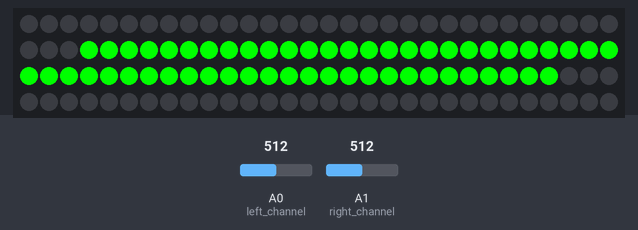
Recording of a sketch running on a simulated Arduino Uno, built with avr-gcc and run on an emulated ATmega328P. Shown: 120 RGB LEDs in strip order, left to right, continuing on the next row. The inputs (shaded band) are chosen by the test bench; at power-on: A0 (left_channel) = 512, A1 (right_channel) = 512.

Above: at 1.26 s.
1.3 s: A0 (left_channel) set to 306
At 1.59 s:
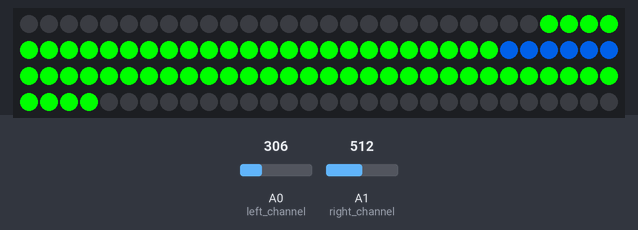
2.9 s: A1 (right_channel) set to 160
At 2.94 s:
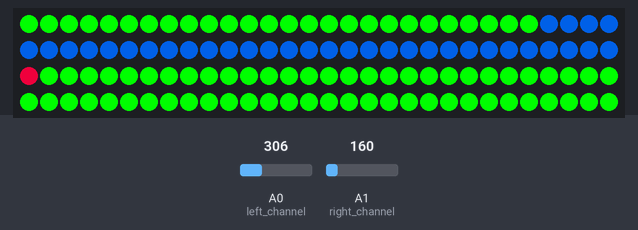
4.5 s: A1 (right_channel) set to 180
At 4.52 s:
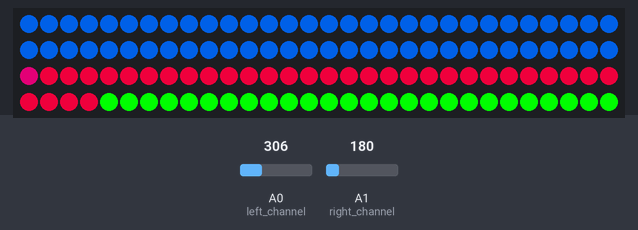
6.1 s: A0 (left_channel) set to 75
At 6.11 s:
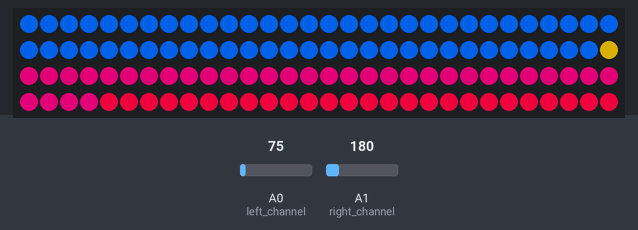
7.7 s: A0 (left_channel) set to 0
At 7.75 s:
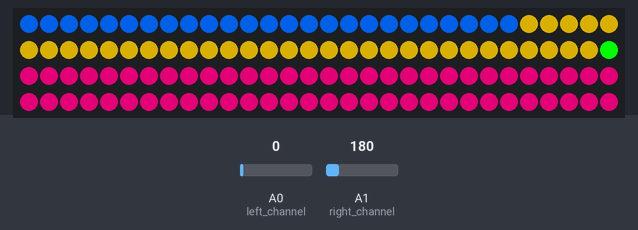
9.3 s: A1 (right_channel) set to 122
At 12.8 s:
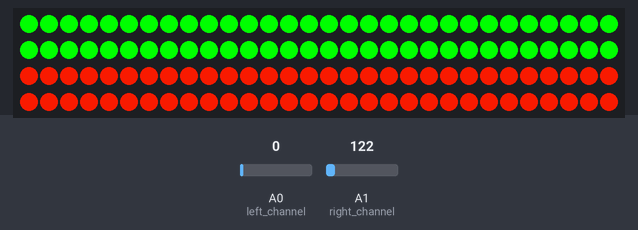

Measured:
- after the input at 1.3 s, the LEDs: first differ from a run without the input after 0.05 s (image 1 shows a later state)
- after the input at 2.9 s, the LEDs: change at once (image 2)
- after the input at 4.5 s, the LEDs: change at once (image 3)
- after the input at 6.1 s, the LEDs: change at once (image 4)
- after the input at 7.7 s, the LEDs: change at once (image 5)
- after the input at 9.3 s, the LEDs: first change at once (image 6 shows a later state)

The sketch:

Neopixel_Sound_Analyser_120_LED.ino
```cpp
#include <Adafruit_NeoPixel.h>

#define PIN 6
int left_channel = 0;
int right_channel = 1;
const int length = 120;
const int half = length/2;
Adafruit_NeoPixel strip = Adafruit_NeoPixel(120, PIN, NEO_GRB + NEO_KHZ800);
uint32_t left_array[half];
uint32_t right_array[half];
void setup() {

   for(int i=0; i<half;i++)
  {
    left_array[i] = 0;
    right_array[i] = 0;
  }
  strip.begin();
  strip.show(); // Initialize all pixels to 'off'
}

void loop() {
  // Some example procedures showing how to display to the pixels:
   //Set the hue (0-255) and 24-bit color depending on left channel value
  byte hue_left = constrain(map(analogRead(left_channel), 0, 400, 0, 255), 0, 255);
  uint32_t color_left = Wheel(hue_left);

  //Set the hue (0-255) and 24-bit color depending on right channel value
  byte hue_right = constrain(map(analogRead(right_channel), 0, 400, 0, 255), 0, 255);
  uint32_t color_right = Wheel(hue_right);

  //Shift the current values.
  for (int i = 0; i<half-1; i++)
  {
    left_array[i] = left_array[i+1];
    right_array[i] = right_array[i+1];
  }

  //Fill in the new value at the end of each array
  left_array[half-1] = color_left;
  right_array[half-1] = color_right;

  //Go through each Pixel on the strip and set its color
  for (int i=0; i<half; i++)
  {
    //set pixel color
    strip.setPixelColor(i, left_array[i]);
    strip.setPixelColor(length-i-1, right_array[i]);
  }


  //Display the new values
  strip.show();

  //sample delay
  delay(40);
}

// Fill the dots one after the other with a color
void colorWipe(uint32_t c, uint8_t wait) {
  for(uint16_t i=0; i<strip.numPixels(); i++) {
      strip.setPixelColor(i, c);
      strip.show();
      delay(wait);
  }
}

void rainbow(uint8_t wait) {
  uint16_t i, j;

  for(j=0; j<256; j++) {
    for(i=0; i<strip.numPixels(); i++) {
      strip.setPixelColor(i, Wheel((i+j) & 255));
    }
    strip.show();
    delay(wait);
  }
}
uint32_t Color(byte r, byte g, byte b)
{
  uint32_t c;
  c = r;
  c <<= 8;
  c |= g;
  c <<= 8;
  c |= b;
  return c;
}

// Slightly different, this makes the rainbow equally distributed throughout
void rainbowCycle(uint8_t wait) {
  uint16_t i, j;

  for(j=0; j<256*5; j++) { // 5 cycles of all colors on wheel
    for(i=0; i< strip.numPixels(); i++) {
      strip.setPixelColor(i, Wheel(((i * 256 / strip.numPixels()) + j) & 255));
    }
    strip.show();
    delay(wait);
  }
}

// Input a value 0 to 255 to get a color value.
// The colours are a transition r - g - b - back to r.
uint32_t Wheel(byte WheelPos) {
  if(WheelPos < 85) {
   return strip.Color(WheelPos * 3, 255 - WheelPos * 3, 0);
  } else if(WheelPos < 170) {
   WheelPos -= 85;
   return strip.Color(255 - WheelPos * 3, 0, WheelPos * 3);
  } else {
   WheelPos -= 170;
   return strip.Color(0, WheelPos * 3, 255 - WheelPos * 3);
  }
}
```
